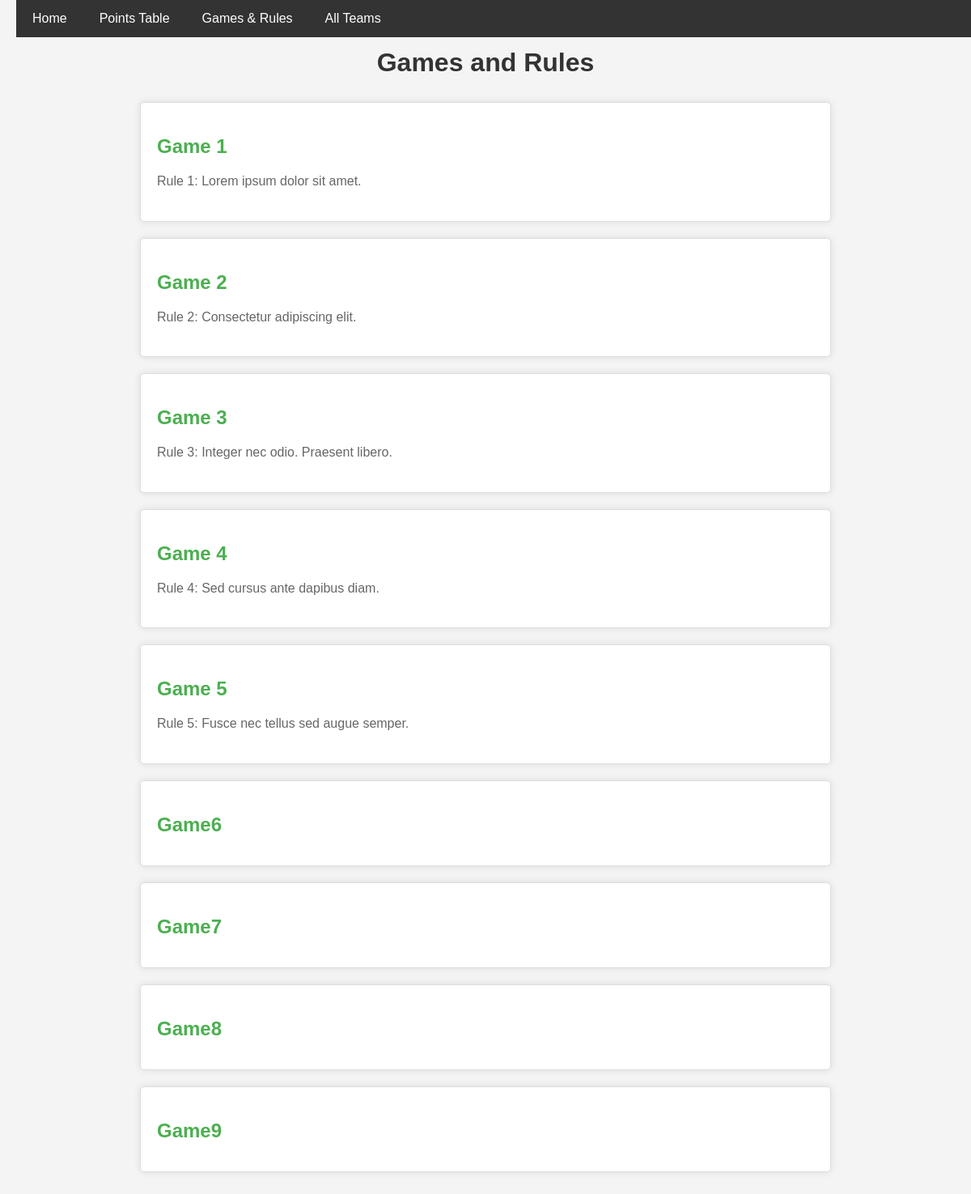
Screenshot of /games.php with the database file from the repository.
### tables this page shows
CREATE TABLE `games` (
  `id` int(11) NOT NULL,
  `name` varchar(255) NOT NULL,
  `rules` text DEFAULT NULL
);

### games.php (the view, shortened to what this page needs)
<?php include('nav.php'); ?>
<h1>Games and Rules</h1>
<?php
$connection = new mysqli("localhost", "root", "", "rovers_season2");
$query = "SELECT * FROM Games";
$result = $connection->query($query);
while($row = $result->fetch_assoc()) {
    echo "<div class='game'>";
    echo "<h2>" . $row['name'] . "</h2>";
    echo "<p>" . $row['rules'] . "</p>";
    echo "</div>";
}
?>

### nav.php (shortened to what this page needs)
<!DOCTYPE html>
<html lang="en">
<head>
</head>
<body>
<div class="navbar">
    <a href="index.php">Home</a>
    <a href="points.php">Points Table</a>
    <a href="games.php">Games & Rules</a>
    <a href="all_teams.php">All Teams</a>
</div>
</body>
</html>

### nav.php (style rules this page uses)
.navbar { overflow: hidden; background-color: #333; position: fixed; top: 0; width: 100%; }
.navbar a { float: left; display: block; color: white; text-align: center; padding: 14px 20px; text-decoration: none; }
body { padding-top: 60px; }

### games.php (style rules this page uses)
body { font-family: Arial, sans-serif; background-color: #f4f4f4; margin: 0; padding: 20px; }
h1 { text-align: center; color: #333; margin-bottom: 30px; }
.game { background-color: #fff; padding: 20px; margin: 20px auto; width: 70%; border: 1px solid #ddd; box-shadow: 0 0 10px rgba(0, 0, 0, 0.1); border-radius: 5px; }
h2 { color: #4CAF50; margin-bottom: 10px; font-size: 24px; }
p { color: #666; line-height: 1.6; font-size: 16px; }

### rows the page displays
games: name "Game 1", rules "Rule 1: Lorem ipsum dolor sit amet."
games: name "Game 2", rules "Rule 2: Consectetur adipiscing elit."
games: name "Game 3", rules "Rule 3: Integer nec odio. Praesent libero."
games: name "Game 4", rules "Rule 4: Sed cursus ante dapibus diam."
games: name "Game 5", rules "Rule 5: Fusce nec tellus sed augue semper."
games: name "Game6"
games: name "Game7"
games: name "Game8"
games: name "Game9"
